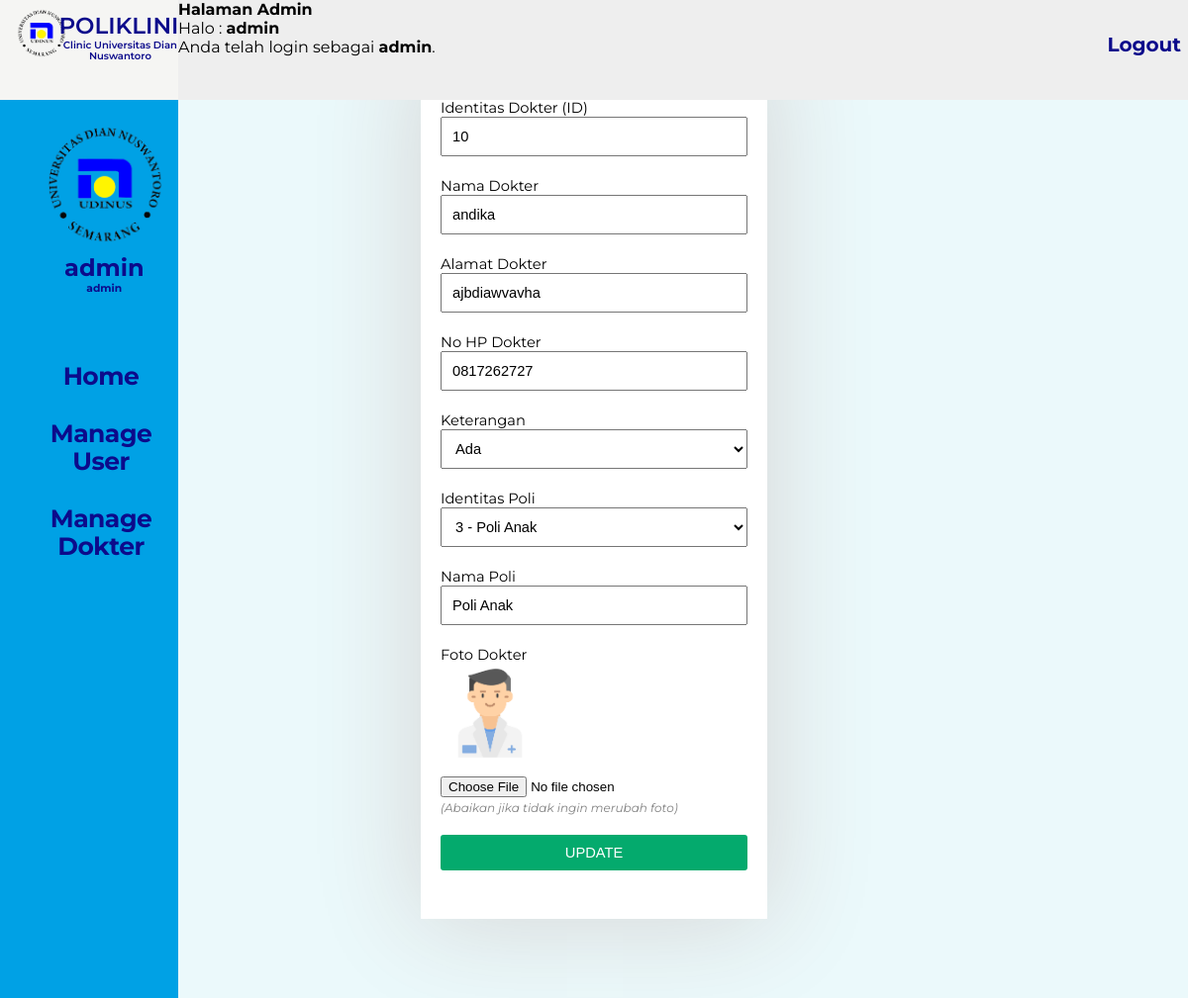
The page /edit_dokter.php?id=10 (signed in) on the database its author committed.
### tables this page shows
CREATE TABLE `dokter` (
  `id_dokter` int(10) NOT NULL,
  `nama_dokter` varchar(75) NOT NULL,
  `foto_dokter` varchar(255) DEFAULT NULL,
  `alamat_dokter` varchar(150) NOT NULL,
  `nohp_dokter` varchar(12) NOT NULL,
  `id_poli` int(11) NOT NULL,
  `keterangan_dokter` varchar(5) NOT NULL
);

CREATE TABLE `poli` (
  `id_poli` int(10) NOT NULL,
  `nama_poli` varchar(75) NOT NULL,
  `keterangan_poli` varchar(150) NOT NULL
);

### edit_dokter.php (the view, shortened to what this page needs)
<!DOCTYPE html>
<html>
<head>
	<link rel="stylesheet" type="text/css" href="css/style.css">
	<link rel="stylesheet" type="text/css" href="css/style_sheet.css">
</head>
<body>
	<div class="top-left">
        <img src="./assets/logo-udinus.png" alt="logo-udinus">
        <p class="title">POLIKLINIK</p>
        <p class="define">Clinic Universitas Dian Nuswantoro</p>
    </div>
    <div class="top-right">
        <p class="page-title">
      <p>
			<b>Halaman Admin</b><br>
			Halo : <b><?php echo $_SESSION['username'];
			 			$username = $_SESSION["username"];
						if (!function_exists('GetNama')) {
						 function GetNama($username) { print $username; }
						}
			          ?></b><br>
			</b> Anda telah login sebagai <b><?php echo $_SESSION['level'];
						 $level = $_SESSION["level"];
						if (!function_exists('GetLevel')) {
						 function GetLevel($level) { print $level; }
						}
			          ?></b>.
	  </p>
        </p>
        <div class="logout-button">
            <a href="logout.php"><b>Logout</b></a>
        </div>
    </div>
	<div class="horizontal-menu">
        <img src="./assets/logo-udinus.png" alt="profile">
        <div class="nama">
            <h2><?php getNama($username) ?></h2>
            <h6><?php getLevel($level) ?></h6>
        </div>
        <ul>
            <li><a href="halaman_admin.php">Home</a></li>
            <li><a href="manage_user.php">Manage User</a></li>
            <li><a href="manage_dokter.php">Manage Dokter</a></li>
        </ul>
    </div>
	<?php
	include "koneksi.php";
	$id = $_GET['id'];
	$query="SELECT dokter.*, poli.nama_poli FROM dokter JOIN poli ON dokter.id_poli = poli.id_poli WHERE id_dokter='$id'";
	$sql = mysqli_query($connect,$query);
	while($data = mysqli_fetch_array($sql))
	{
	    $id_dokter = $data['id_dokter'];
		$nama_dokter = $data['nama_dokter'];
	    $alamat_dokter = $data['alamat_dokter'];
		$nohp_dokter = $data['nohp_dokter'];
		$id_poli = $data['id_poli'];
		$nama_poli = $data['nama_poli'];
		$keterangan_dokter = $data['keterangan_dokter'];
		$foto = $data['foto_dokter'];
	}
	?>
	<div class="kotak_login" style="margin-top: 50px;">
		<p class="tulisan_login">Update Dokter</p>
		<form action="update_dokter.php" method="post" enctype="multipart/form-data">
			<label>Identitas Dokter (ID)</label>
			<input type="text" name="id_dokter" class="form_login" required="required" value="<?php echo $id_dokter;?>" readonly>
			<label>Nama Dokter</label>
			<input type="text" name="nama_dokter" class="form_login" placeholder="Nama Dokter.." required="required" value="<?php echo $nama_dokter;?>">
			<label>Alamat Dokter</label>
			<input type="text" name="alamat_dokter" class="form_login" placeholder="Alamat Dokter .." required="required" value="<?php echo $alamat_dokter;?>">
			<label>No HP Dokter</label>
			<input type="text" name="nohp_dokter" class="form_login" placeholder="No HP Dokter .." required="required" value="<?php echo $nohp_dokter;?>">
			<label>Keterangan</label>
			<br>
			<select name="keterangan_dokter" id="keterangan_dokter" class="form_login">
			  <option value="Ada" <?php if($keterangan_dokter == 'Ada') echo 'selected'; ?>>Ada</option>
		    </select>
			<label>Identitas Poli</label>
			<br>
			<select name="id_poli" id="id_poli" class="form_login" onChange="tampilPoli()" required>
        			<?php
        				$sql_poli = "SELECT * FROM poli";
        				$result_poli = mysqli_query($connect, $sql_poli);
        				while ($row = mysqli_fetch_assoc($result_poli)) {
							$selected = ($row['id_poli'] == $id_poli) ? 'selected' : '';
            				echo "<option value='".$row['id_poli']."' data-nama='".$row['nama_poli']."' $selected>"
                    		.$row['id_poli']." - ".$row['nama_poli'].
                 			"</option>";
        				}
        			?>
		    </select>
			<label>Nama Poli</label>
			<input type="text" name="nama_poli" class="form_login" id="nama_poli" readonly value="<?php echo $nama_poli; ?>">
			<label>Foto Dokter</label>
			<br>
			<?php if($foto != ""){ ?>
				<img src="foto/<?php echo $foto; ?>" width="100" height="100" style="margin-bottom:10px;"><br>
			<?php } ?>
			<input type="file" name="foto_dokter" accept="image/*" onChange="previewFoto(event)">
			<i style="color:grey; font-size:12px;">(Abaikan jika tidak ingin merubah foto)</i>
			<br><br>
			<input type="submit" class="tombol_login" value="UPDATE" style="background-color: #04AA6D;">
			<br/>
		</form>
	</div>
</body>
</html>

### css/style.css (style rules this page uses)
body { font-family: sans-serif; background: #ebf9fb; }
.tulisan_login { text-align: center; text-transform: uppercase; }
.kotak_login { width: 350px; background: white; margin: 80px auto; padding: 30px 20px; box-shadow: 0px 0px 100px 4px #d6d6d6; }
label { font-size: 11pt; }
.form_login { box-sizing : border-box; width: 100%; padding: 10px; font-size: 11pt; margin-bottom: 20px; }
.tombol_login { background: #2aa7e2; color: white; font-size: 11pt; width: 100%; border: none; border-radius: 3px; padding: 10px 20px; }

### css/style_sheet.css (style rules this page uses)
* { margin: 0; padding: 0; box-sizing: border-box; }
body { font-family: 'Montserrat', sans-serif; }
input { display: block; }
.top-right .logout-button a { position: absolute; font-size: 20px; top: 33%; left: 92%; color: #0C0B8B; text-decoration: none; }
.top-left { background-color: #F5F5F3; position: absolute; width: 15%; height: 10%; left: 0px; top: 0px; float: left; }
.top-right { background-color: #EEEEEE; position: absolute; width: 85%; height: 10%; left: 15%; top: 0px; }
.horizontal-menu { background-color: #00A1E5; position: absolute; width: 15%; height: 90%; top: 10%; float: left; }
.top-left img { position: absolute; width: 50px; height: 49px; left: 17px; top: 9px; }
.top-left .title { font-family: Montserrat; font-style: normal; font-weight: 600; font-size: 23px; line-height: 110.18%; position: absolute; width: 65px; height: 34px; left: 33%; top: 14px; color: #0C0B8B; }
.top-left .define { position: absolute; width: 124px; height: 10px; left: 33%; top: 40px; font-family: Montserrat; font-style: normal; font-weight: 600; font-size: 10px; line-height: 110.18%; text-align: center; color: #0C0B8B; }
.top-right .page-title { position: absolute; width: 250px; height: 5%; left: 2%; top: 19px; font-family: Montserrat; font-style: normal; font-weight: 600; font-size: 30px; line-height: 110.18%; text-align: center; color: #0C0B8B; }
.horizontal-menu ul { position: absolute; list-style-type: none; margin: 0; padding: 0; width: 114px; height: 21px; font-family: Montserrat; font-style: normal; font-weight: bold; font-size: 25px; line-height: 28px; text-align: center; letter-spacing: -0.02em; left: 45px; top: 250px; color: #FFFFFF; }
.horizontal-menu li a { display: block; color: #0C0B8B; padding: 15px 0px; text-decoration: none; text-align: center; transition-duration: 0.3s; }
.horizontal-menu img { position: absolute; width: 120px; left: 46px; top: 25px; border-radius: 0%; }
.horizontal-menu .nama { text-align: center; position: absolute; top: 155px; left: 65px; color: #0C0B8B; }

### rows shown on the page
dokter: id_dokter "10", nama_dokter "andika", alamat_dokter "ajbdiawvavha", nohp_dokter "0817262727", keterangan_dokter "Ada", nama_poli "Poli Anak", foto_dokter (picture)

### other values the page prints
$_SESSION['username'] "admin"
$_SESSION['level'] "admin"
$username "admin"
$level "admin"
form field id_poli "3 - Poli Anak"
